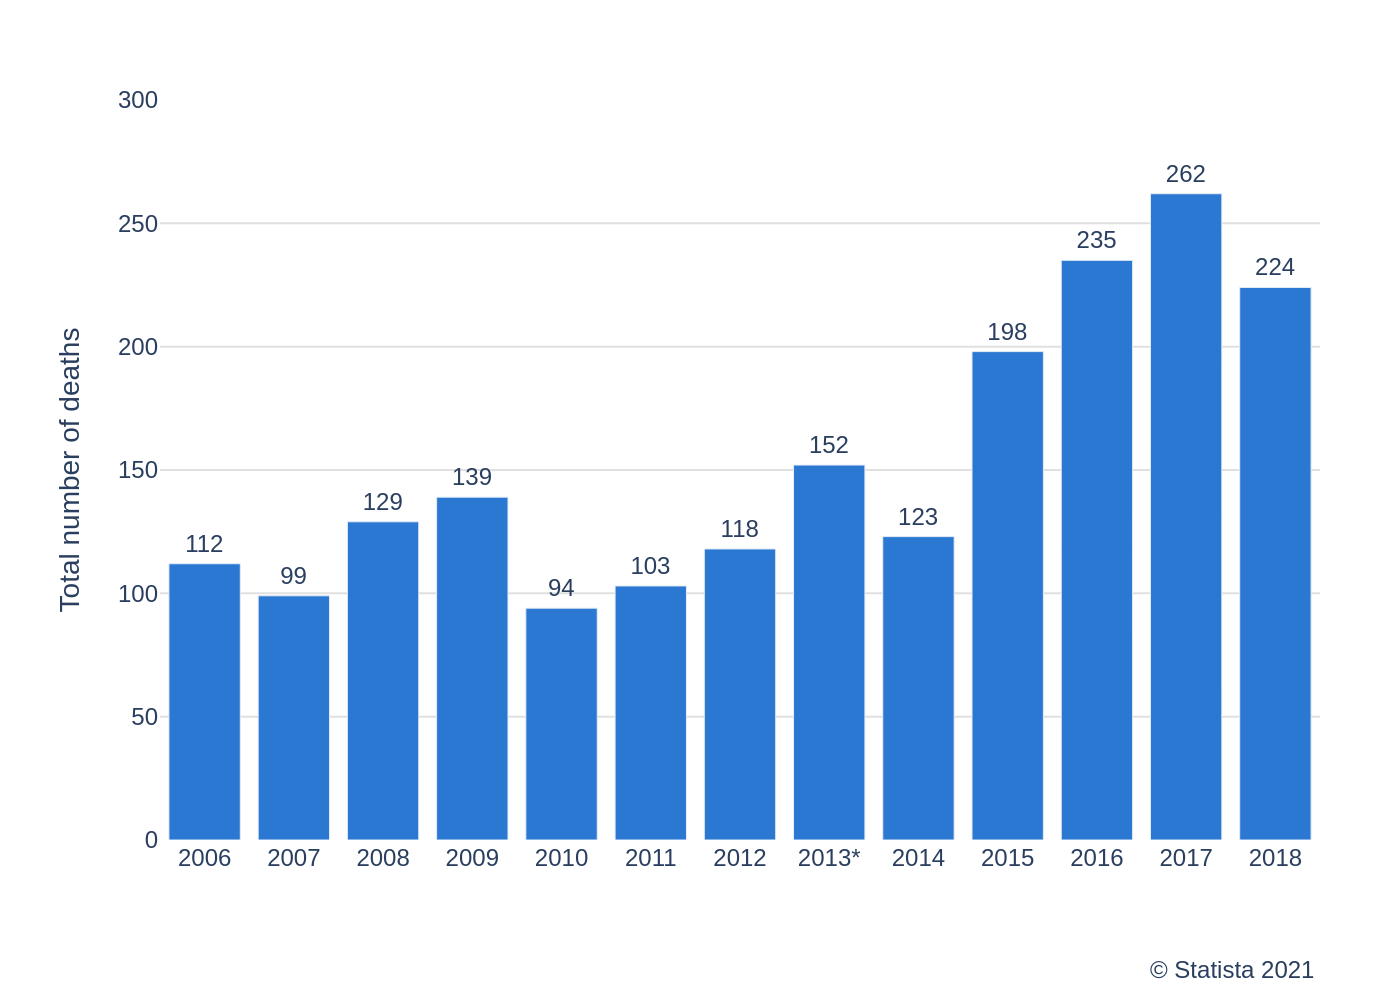

This chart was generated by the following Python code:
import sys
import json
import plotly.graph_objects as go
from pathlib import Path

# Check for command-line argument
if len(sys.argv) != 2:
    print("Usage: python create_chart.py <path_to_json_file>")
    sys.exit(1)

# Get the JSON file path from the command-line argument
json_file_path = Path(sys.argv[1])

# Verify the JSON file exists
if not json_file_path.is_file():
    print(f"Error: JSON file not found at '{json_file_path}'")
    sys.exit(1)

# Read the JSON data
try:
    with open(json_file_path, 'r', encoding='utf-8') as f:
        chart_data = json.load(f)
except json.JSONDecodeError:
    print(f"Error: Invalid JSON format in '{json_file_path}'")
    sys.exit(1)

# Extract data and texts from the JSON object
data_series = chart_data.get('chart_data', [])
texts = chart_data.get('texts', {})
colors = chart_data.get('colors', [])

# Create the figure
fig = go.Figure()

# Add bar trace
if data_series:
    series = data_series[0]
    fig.add_trace(go.Bar(
        x=series['x'],
        y=series['y'],
        text=series['y'],
        textposition='outside',
        cliponaxis=False,
        marker_color=colors[0] if colors else None,
        name=series.get('name', '')
    ))

# Update layout
fig.update_layout(
    font_family="Arial",
    plot_bgcolor='white',
    showlegend=False,
    xaxis=dict(
        showgrid=False,
        zeroline=False,
        tickfont=dict(size=12)
    ),
    yaxis=dict(
        title_text=texts.get('y_axis_title'),
        range=[0, 300],
        gridcolor='#e0e0e0',
        zeroline=False,
        tickfont=dict(size=12)
    ),
    margin=dict(t=50, b=80, l=80, r=40),
    annotations=[
        dict(
            text=texts.get('source', ''),
            align='left',
            showarrow=False,
            xref='paper',
            yref='paper',
            x=1.0,
            y=-0.2,
            xanchor='right',
            yanchor='bottom'
        )
    ]
)

# Define output path for the PNG file
output_png_path = json_file_path.with_suffix('.png')

# Save the figure as a PNG image
try:
    fig.write_image(output_png_path, scale=2)
    print(f"Chart saved to {output_png_path}")
except Exception as e:
    print(f"Error saving image: {e}")
    sys.exit(1)
